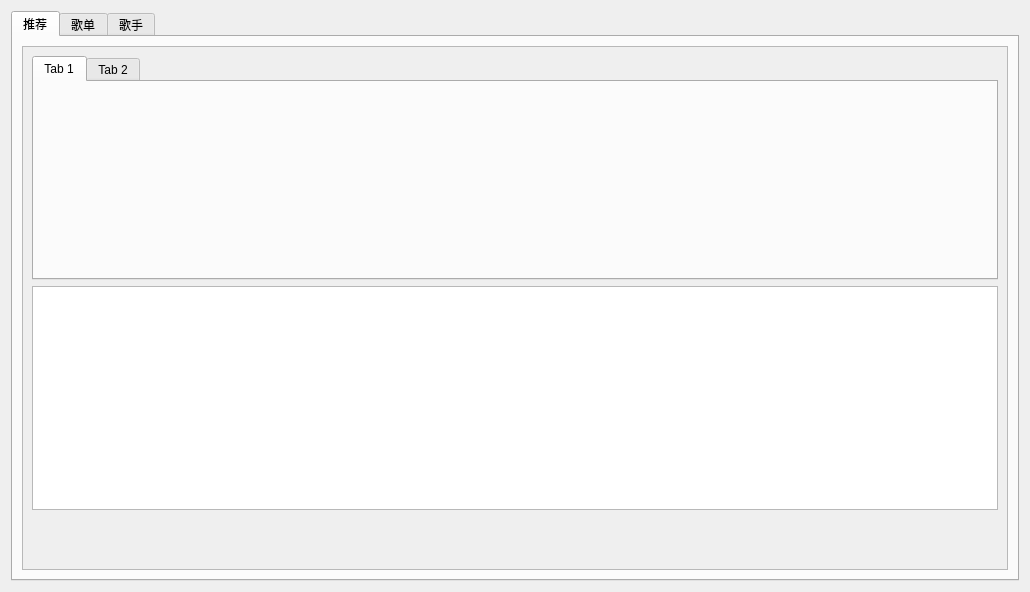
<?xml version="1.0" encoding="UTF-8"?>
<ui version="4.0">
 <class>SearchMusicView</class>
 <widget class="QWidget" name="SearchMusicView">
  <property name="geometry">
   <rect>
    <x>0</x>
    <y>0</y>
    <width>1030</width>
    <height>592</height>
   </rect>
  </property>
  <property name="windowTitle">
   <string>Form</string>
  </property>
  <layout class="QVBoxLayout" name="verticalLayout_2">
   <item>
    <layout class="QVBoxLayout" name="verticalLayout">
     <item>
      <widget class="QTabWidget" name="tabWidget">
       <property name="currentIndex">
        <number>0</number>
       </property>
       <widget class="QWidget" name="tab">
        <attribute name="title">
         <string>推荐</string>
        </attribute>
        <layout class="QVBoxLayout" name="verticalLayout_3">
         <item>
          <widget class="QScrollArea" name="scrollArea">
           <property name="widgetResizable">
            <bool>true</bool>
           </property>
           <widget class="QWidget" name="scrollAreaWidgetContents">
            <property name="geometry">
             <rect>
              <x>0</x>
              <y>0</y>
              <width>976</width>
              <height>516</height>
             </rect>
            </property>
            <layout class="QVBoxLayout" name="verticalLayout_5">
             <item>
              <layout class="QVBoxLayout" name="verticalLayout_4">
               <property name="bottomMargin">
                <number>50</number>
               </property>
               <item>
                <widget class="QTabWidget" name="twViewPager">
                 <widget class="QWidget" name="tab_2">
                  <attribute name="title">
                   <string>Tab 1</string>
                  </attribute>
                 </widget>
                 <widget class="QWidget" name="tab_3">
                  <attribute name="title">
                   <string>Tab 2</string>
                  </attribute>
                 </widget>
                </widget>
               </item>
               <item>
                <widget class="QTableWidget" name="tableWidget"/>
               </item>
              </layout>
             </item>
            </layout>
           </widget>
          </widget>
         </item>
        </layout>
       </widget>
       <widget class="QWidget" name="widget">
        <attribute name="title">
         <string>歌单</string>
        </attribute>
       </widget>
       <widget class="QWidget" name="tab_4">
        <attribute name="title">
         <string>歌手</string>
        </attribute>
       </widget>
      </widget>
     </item>
    </layout>
   </item>
  </layout>
 </widget>
 <resources/>
 <connections/>
</ui>
